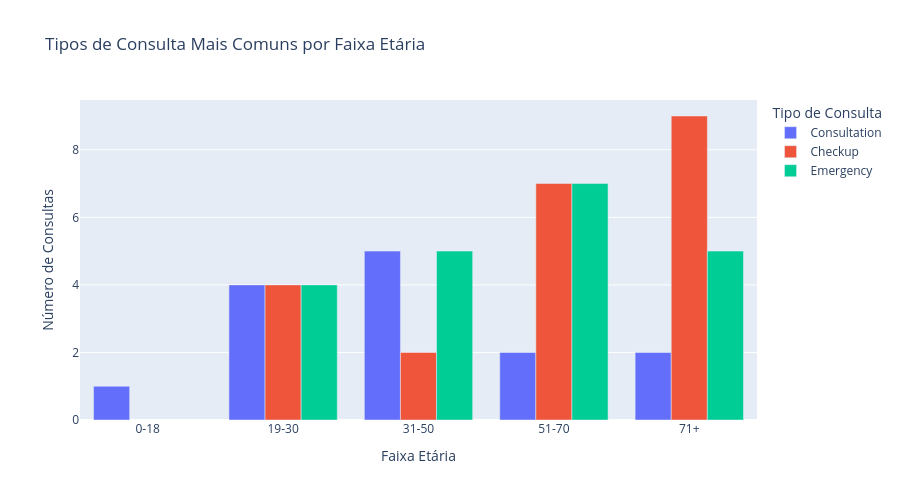

The cell this chart's notebook holds for it:
### Code cell
# What are the most common appointment types by age group?
appointment_counts = df1.groupby(['age_group', 'appointment_type']).size().reset_index(name='count')

max_counts = appointment_counts.groupby('age_group')['count'].transform('max')
top_appointment_counts = appointment_counts[appointment_counts['count'] == max_counts]
top_appointment_counts = top_appointment_counts.sort_values(['age_group', 'appointment_type']).reset_index(drop=True)

fig = px.bar(
    appointment_counts,
    x='age_group',
    y='count',
    color='appointment_type',
    barmode='group',
    title='Tipos de Consulta Mais Comuns por Faixa Etária',
    labels={
        'age_group': 'Faixa Etária',
        'count': 'Número de Consultas',
        'appointment_type': 'Tipo de Consulta'
    },
    width=900,
    height=500
)

fig.show()


top_appointment_counts

### Figure 1 — Plotly figure (JSON) as saved in the notebook; plotly's stock layout.template omitted (floating-point values rounded to 4 significant figures)
{"data": [{"alignmentgroup": "True", "hovertemplate": "Tipo de Consulta=Consultation<br>Faixa Etária=%{x}<br>Número de Consultas=%{y}<extra></extra>", "legendgroup": "Consultation", "marker": {"color": "#636efa", "pattern": {"shape": ""}}, "name": "Consultation", "offsetgroup": "Consultation", "orientation": "v", "showlegend": true, "textposition": "auto", "type": "bar", "x": ["0-18", "19-30", "31-50", "51-70", "71+"], "xaxis": "x", "y": [1, 4, 5, 2, 2], "yaxis": "y"}, {"alignmentgroup": "True", "hovertemplate": "Tipo de Consulta=Checkup<br>Faixa Etária=%{x}<br>Número de Consultas=%{y}<extra></extra>", "legendgroup": "Checkup", "marker": {"color": "#EF553B", "pattern": {"shape": ""}}, "name": "Checkup", "offsetgroup": "Checkup", "orientation": "v", "showlegend": true, "textposition": "auto", "type": "bar", "x": ["19-30", "31-50", "51-70", "71+"], "xaxis": "x", "y": [4, 2, 7, 9], "yaxis": "y"}, {"alignmentgroup": "True", "hovertemplate": "Tipo de Consulta=Emergency<br>Faixa Etária=%{x}<br>Número de Consultas=%{y}<extra></extra>", "legendgroup": "Emergency", "marker": {"color": "#00cc96", "pattern": {"shape": ""}}, "name": "Emergency", "offsetgroup": "Emergency", "orientation": "v", "showlegend": true, "textposition": "auto", "type": "bar", "x": ["19-30", "31-50", "51-70", "71+"], "xaxis": "x", "y": [4, 5, 7, 5], "yaxis": "y"}], "layout": {"barmode": "group", "height": 500, "legend": {"title": {"text": "Tipo de Consulta"}, "tracegroupgap": 0}, "title": {"text": "Tipos de Consulta Mais Comuns por Faixa Etária"}, "width": 900, "xaxis": {"anchor": "y", "domain": [0, 1], "title": {"text": "Faixa Etária"}}, "yaxis": {"anchor": "x", "domain": [0, 1], "title": {"text": "Número de Consultas"}}}}
